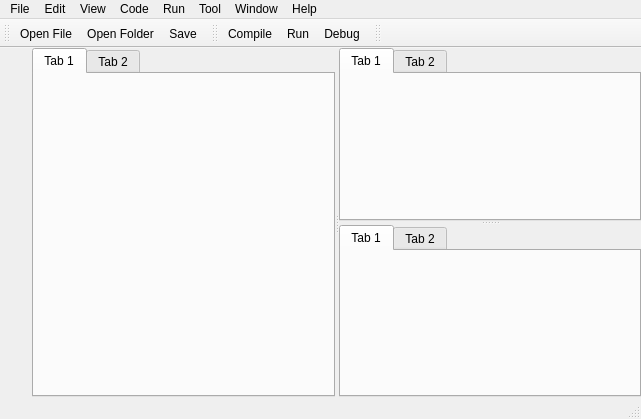
<?xml version="1.0" encoding="UTF-8"?>
<ui version="4.0">
 <class>MainWindow</class>
 <widget class="QMainWindow" name="MainWindow">
  <property name="geometry">
   <rect>
    <x>0</x>
    <y>0</y>
    <width>641</width>
    <height>419</height>
   </rect>
  </property>
  <property name="windowTitle">
   <string>XCache</string>
  </property>
  <property name="windowIcon">
   <iconset resource="svgicons.qrc">
    <normaloff>:/svgicons/svgicons/xcache-logo.svg</normaloff>:/svgicons/svgicons/xcache-logo.svg</iconset>
  </property>
  <widget class="QWidget" name="centralwidget">
   <layout class="QHBoxLayout" name="horizontalLayout">
    <property name="spacing">
     <number>0</number>
    </property>
    <property name="leftMargin">
     <number>0</number>
    </property>
    <property name="topMargin">
     <number>0</number>
    </property>
    <property name="rightMargin">
     <number>0</number>
    </property>
    <property name="bottomMargin">
     <number>0</number>
    </property>
    <item>
     <widget class="QWidget" name="widget" native="true">
      <layout class="QHBoxLayout" name="horizontalLayout_2">
       <property name="spacing">
        <number>0</number>
       </property>
       <property name="leftMargin">
        <number>0</number>
       </property>
       <property name="topMargin">
        <number>0</number>
       </property>
       <property name="rightMargin">
        <number>0</number>
       </property>
       <property name="bottomMargin">
        <number>0</number>
       </property>
       <item>
        <widget class="QWidget" name="widget_2" native="true">
         <layout class="QGridLayout" name="gridLayout">
          <property name="leftMargin">
           <number>0</number>
          </property>
          <property name="topMargin">
           <number>0</number>
          </property>
          <property name="rightMargin">
           <number>0</number>
          </property>
          <property name="bottomMargin">
           <number>0</number>
          </property>
          <property name="spacing">
           <number>0</number>
          </property>
          <item row="1" column="0">
           <widget class="QToolButton" name="toolButton_2">
            <property name="text">
             <string/>
            </property>
            <property name="icon">
             <iconset resource="svgicons.qrc">
              <normaloff>:/svgicons/svgicons/file/file.svg</normaloff>:/svgicons/svgicons/file/file.svg</iconset>
            </property>
            <property name="iconSize">
             <size>
              <width>24</width>
              <height>24</height>
             </size>
            </property>
            <property name="autoRaise">
             <bool>true</bool>
            </property>
           </widget>
          </item>
          <item row="2" column="0">
           <widget class="QToolButton" name="toolButton_3">
            <property name="text">
             <string/>
            </property>
            <property name="icon">
             <iconset resource="svgicons.qrc">
              <normaloff>:/svgicons/svgicons/tool/run.svg</normaloff>:/svgicons/svgicons/tool/run.svg</iconset>
            </property>
            <property name="iconSize">
             <size>
              <width>24</width>
              <height>24</height>
             </size>
            </property>
            <property name="autoRaise">
             <bool>true</bool>
            </property>
           </widget>
          </item>
          <item row="3" column="0">
           <widget class="QToolButton" name="toolButton_4">
            <property name="text">
             <string/>
            </property>
            <property name="icon">
             <iconset resource="svgicons.qrc">
              <normaloff>:/svgicons/svgicons/tool/plugin.svg</normaloff>:/svgicons/svgicons/tool/plugin.svg</iconset>
            </property>
            <property name="iconSize">
             <size>
              <width>24</width>
              <height>24</height>
             </size>
            </property>
            <property name="autoRaise">
             <bool>true</bool>
            </property>
           </widget>
          </item>
          <item row="4" column="0">
           <spacer name="verticalSpacer">
            <property name="orientation">
             <enum>Qt::Vertical</enum>
            </property>
            <property name="sizeHint" stdset="0">
             <size>
              <width>20</width>
              <height>40</height>
             </size>
            </property>
           </spacer>
          </item>
          <item row="5" column="0">
           <widget class="QToolButton" name="toolButton_5">
            <property name="text">
             <string/>
            </property>
            <property name="icon">
             <iconset resource="svgicons.qrc">
              <normaloff>:/svgicons/svgicons/tool/settings.svg</normaloff>:/svgicons/svgicons/tool/settings.svg</iconset>
            </property>
            <property name="iconSize">
             <size>
              <width>24</width>
              <height>24</height>
             </size>
            </property>
            <property name="autoRaise">
             <bool>true</bool>
            </property>
           </widget>
          </item>
          <item row="0" column="0">
           <widget class="QToolButton" name="toolButton">
            <property name="text">
             <string/>
            </property>
            <property name="icon">
             <iconset resource="svgicons.qrc">
              <normaloff>:/svgicons/svgicons/folder.svg</normaloff>:/svgicons/svgicons/folder.svg</iconset>
            </property>
            <property name="iconSize">
             <size>
              <width>24</width>
              <height>24</height>
             </size>
            </property>
            <property name="autoRaise">
             <bool>true</bool>
            </property>
           </widget>
          </item>
         </layout>
        </widget>
       </item>
       <item>
        <widget class="QSplitter" name="splitter">
         <property name="orientation">
          <enum>Qt::Horizontal</enum>
         </property>
         <widget class="QTabWidget" name="tabWidget">
          <property name="currentIndex">
           <number>0</number>
          </property>
          <widget class="QWidget" name="tab">
           <attribute name="title">
            <string>Tab 1</string>
           </attribute>
          </widget>
          <widget class="QWidget" name="tab_2">
           <attribute name="title">
            <string>Tab 2</string>
           </attribute>
          </widget>
         </widget>
         <widget class="QSplitter" name="splitter_2">
          <property name="orientation">
           <enum>Qt::Vertical</enum>
          </property>
          <widget class="QTabWidget" name="tabWidget_2">
           <property name="currentIndex">
            <number>0</number>
           </property>
           <widget class="QWidget" name="tab_3">
            <attribute name="title">
             <string>Tab 1</string>
            </attribute>
           </widget>
           <widget class="QWidget" name="tab_4">
            <attribute name="title">
             <string>Tab 2</string>
            </attribute>
           </widget>
          </widget>
          <widget class="QTabWidget" name="tabWidget_3">
           <property name="currentIndex">
            <number>0</number>
           </property>
           <widget class="QWidget" name="tab_5">
            <attribute name="title">
             <string>Tab 1</string>
            </attribute>
           </widget>
           <widget class="QWidget" name="tab_6">
            <attribute name="title">
             <string>Tab 2</string>
            </attribute>
           </widget>
          </widget>
         </widget>
        </widget>
       </item>
      </layout>
     </widget>
    </item>
   </layout>
  </widget>
  <widget class="QMenuBar" name="menubar">
   <property name="geometry">
    <rect>
     <x>0</x>
     <y>0</y>
     <width>641</width>
     <height>22</height>
    </rect>
   </property>
   <widget class="QMenu" name="menuFile">
    <property name="title">
     <string>File</string>
    </property>
    <addaction name="actionOpen"/>
    <addaction name="actionOpen_Folder"/>
    <addaction name="separator"/>
    <addaction name="actionSave"/>
    <addaction name="actionSave_As"/>
    <addaction name="actionSave_All"/>
    <addaction name="separator"/>
    <addaction name="actionClose"/>
    <addaction name="actionClose_Project"/>
    <addaction name="actionClose_All"/>
    <addaction name="separator"/>
    <addaction name="actionPrint"/>
    <addaction name="separator"/>
    <addaction name="actionExit"/>
   </widget>
   <widget class="QMenu" name="menuEdit">
    <property name="title">
     <string>Edit</string>
    </property>
    <addaction name="actionUndo"/>
    <addaction name="actionRedo"/>
    <addaction name="separator"/>
    <addaction name="actionCut"/>
    <addaction name="actionCopy"/>
    <addaction name="actionPaste"/>
    <addaction name="actionSelect_All"/>
    <addaction name="separator"/>
    <addaction name="actionFind"/>
    <addaction name="actionReplace"/>
    <addaction name="separator"/>
    <addaction name="actionFind_in_Files"/>
    <addaction name="actionReplace_in_Files"/>
    <addaction name="separator"/>
    <addaction name="actionToggle_Line_Comment"/>
    <addaction name="actionToggle_Block_Comment"/>
    <addaction name="actionExpand_Abbreviation"/>
   </widget>
   <widget class="QMenu" name="menuView">
    <property name="title">
     <string>View</string>
    </property>
   </widget>
   <widget class="QMenu" name="menuExecute">
    <property name="title">
     <string>Run</string>
    </property>
    <addaction name="actionCompile"/>
    <addaction name="actionRun"/>
    <addaction name="actionCompile_Run"/>
    <addaction name="actionRebuild_All"/>
    <addaction name="separator"/>
    <addaction name="actionCompile_Configure"/>
    <addaction name="actionRunning_Parameters"/>
    <addaction name="separator"/>
    <addaction name="actionDebug"/>
   </widget>
   <widget class="QMenu" name="menuTools">
    <property name="title">
     <string>Tool</string>
    </property>
    <addaction name="actionOptions"/>
   </widget>
   <widget class="QMenu" name="menuWindow">
    <property name="title">
     <string>Window</string>
    </property>
   </widget>
   <widget class="QMenu" name="menuHelp">
    <property name="title">
     <string>Help</string>
    </property>
    <addaction name="actionAbout"/>
   </widget>
   <widget class="QMenu" name="menu">
    <property name="title">
     <string>Code</string>
    </property>
   </widget>
   <addaction name="menuFile"/>
   <addaction name="menuEdit"/>
   <addaction name="menuView"/>
   <addaction name="menu"/>
   <addaction name="menuExecute"/>
   <addaction name="menuTools"/>
   <addaction name="menuWindow"/>
   <addaction name="menuHelp"/>
  </widget>
  <widget class="QToolBar" name="toolBar">
   <property name="windowTitle">
    <string>toolBar</string>
   </property>
   <attribute name="toolBarArea">
    <enum>TopToolBarArea</enum>
   </attribute>
   <attribute name="toolBarBreak">
    <bool>false</bool>
   </attribute>
   <addaction name="actionOpen"/>
   <addaction name="actionOpen_Folder"/>
   <addaction name="actionSave"/>
  </widget>
  <widget class="QToolBar" name="toolBar_2">
   <property name="windowTitle">
    <string>toolBar_2</string>
   </property>
   <attribute name="toolBarArea">
    <enum>TopToolBarArea</enum>
   </attribute>
   <attribute name="toolBarBreak">
    <bool>false</bool>
   </attribute>
   <addaction name="actionCompile"/>
   <addaction name="actionRun"/>
   <addaction name="actionDebug"/>
  </widget>
  <widget class="QToolBar" name="toolBar_3">
   <property name="windowTitle">
    <string>toolBar_3</string>
   </property>
   <attribute name="toolBarArea">
    <enum>TopToolBarArea</enum>
   </attribute>
   <attribute name="toolBarBreak">
    <bool>false</bool>
   </attribute>
  </widget>
  <widget class="QStatusBar" name="statusbar"/>
  <action name="actionAbout">
   <property name="icon">
    <iconset resource="svgicons.qrc">
     <normaloff>:/svgicons/svgicons/xcache-logo.svg</normaloff>:/svgicons/svgicons/xcache-logo.svg</iconset>
   </property>
   <property name="text">
    <string>About</string>
   </property>
  </action>
  <action name="actionOptions">
   <property name="icon">
    <iconset resource="svgicons.qrc">
     <normaloff>:/svgicons/svgicons/tool/settings.svg</normaloff>:/svgicons/svgicons/tool/settings.svg</iconset>
   </property>
   <property name="text">
    <string>Option</string>
   </property>
  </action>
  <action name="actionOpen">
   <property name="icon">
    <iconset resource="svgicons.qrc">
     <normaloff>:/svgicons/svgicons/file/file.svg</normaloff>:/svgicons/svgicons/file/file.svg</iconset>
   </property>
   <property name="text">
    <string>Open File</string>
   </property>
  </action>
  <action name="actionOpen_Folder">
   <property name="icon">
    <iconset resource="svgicons.qrc">
     <normaloff>:/svgicons/svgicons/folder.svg</normaloff>:/svgicons/svgicons/folder.svg</iconset>
   </property>
   <property name="text">
    <string>Open Folder</string>
   </property>
  </action>
  <action name="actionSave">
   <property name="icon">
    <iconset resource="svgicons.qrc">
     <normaloff>:/svgicons/svgicons/saveall.svg</normaloff>:/svgicons/svgicons/saveall.svg</iconset>
   </property>
   <property name="text">
    <string>Save</string>
   </property>
  </action>
  <action name="actionSave_As">
   <property name="icon">
    <iconset resource="svgicons.qrc">
     <normaloff>:/svgicons/svgicons/saveall.svg</normaloff>:/svgicons/svgicons/saveall.svg</iconset>
   </property>
   <property name="text">
    <string>Save As</string>
   </property>
  </action>
  <action name="actionSave_All">
   <property name="icon">
    <iconset resource="svgicons.qrc">
     <normaloff>:/svgicons/svgicons/saveall.svg</normaloff>:/svgicons/svgicons/saveall.svg</iconset>
   </property>
   <property name="text">
    <string>Save All</string>
   </property>
  </action>
  <action name="actionClose">
   <property name="icon">
    <iconset resource="svgicons.qrc">
     <normaloff>:/svgicons/svgicons/close.svg</normaloff>:/svgicons/svgicons/close.svg</iconset>
   </property>
   <property name="text">
    <string>Close</string>
   </property>
  </action>
  <action name="actionClose_Project">
   <property name="icon">
    <iconset resource="svgicons.qrc">
     <normaloff>:/svgicons/svgicons/close.svg</normaloff>:/svgicons/svgicons/close.svg</iconset>
   </property>
   <property name="text">
    <string>Close Project</string>
   </property>
  </action>
  <action name="actionClose_All">
   <property name="icon">
    <iconset resource="svgicons.qrc">
     <normaloff>:/svgicons/svgicons/close.svg</normaloff>:/svgicons/svgicons/close.svg</iconset>
   </property>
   <property name="text">
    <string>Close All</string>
   </property>
  </action>
  <action name="actionPrint">
   <property name="icon">
    <iconset resource="svgicons.qrc">
     <normaloff>:/svgicons/svgicons/tool/print.svg</normaloff>:/svgicons/svgicons/tool/print.svg</iconset>
   </property>
   <property name="text">
    <string>Print</string>
   </property>
  </action>
  <action name="actionExit">
   <property name="icon">
    <iconset resource="svgicons.qrc">
     <normaloff>:/svgicons/svgicons/tool/debug_break.svg</normaloff>:/svgicons/svgicons/tool/debug_break.svg</iconset>
   </property>
   <property name="text">
    <string>Exit</string>
   </property>
  </action>
  <action name="actionCompile">
   <property name="icon">
    <iconset resource="svgicons.qrc">
     <normaloff>:/svgicons/svgicons/tool/build.svg</normaloff>:/svgicons/svgicons/tool/build.svg</iconset>
   </property>
   <property name="text">
    <string>Compile</string>
   </property>
  </action>
  <action name="actionRun">
   <property name="icon">
    <iconset resource="svgicons.qrc">
     <normaloff>:/svgicons/svgicons/tool/run.svg</normaloff>:/svgicons/svgicons/tool/run.svg</iconset>
   </property>
   <property name="text">
    <string>Run</string>
   </property>
  </action>
  <action name="actionCompile_Run">
   <property name="text">
    <string>Compile &amp;&amp; Run</string>
   </property>
  </action>
  <action name="actionRebuild_All">
   <property name="text">
    <string>Rebuild All</string>
   </property>
  </action>
  <action name="actionRunning_Parameters">
   <property name="icon">
    <iconset resource="svgicons.qrc">
     <normaloff>:/svgicons/svgicons/tool/settings.svg</normaloff>:/svgicons/svgicons/tool/settings.svg</iconset>
   </property>
   <property name="text">
    <string>Run Configure</string>
   </property>
  </action>
  <action name="actionDebug">
   <property name="icon">
    <iconset resource="svgicons.qrc">
     <normaloff>:/svgicons/svgicons/tool/debug.svg</normaloff>:/svgicons/svgicons/tool/debug.svg</iconset>
   </property>
   <property name="text">
    <string>Debug</string>
   </property>
  </action>
  <action name="actionUndo">
   <property name="text">
    <string>Undo</string>
   </property>
  </action>
  <action name="actionRedo">
   <property name="text">
    <string>Redo</string>
   </property>
  </action>
  <action name="actionCut">
   <property name="text">
    <string>Cut</string>
   </property>
  </action>
  <action name="actionCopy">
   <property name="text">
    <string>Copy</string>
   </property>
  </action>
  <action name="actionPaste">
   <property name="text">
    <string>Paste</string>
   </property>
  </action>
  <action name="actionFind">
   <property name="text">
    <string>Find</string>
   </property>
  </action>
  <action name="actionReplace">
   <property name="text">
    <string>Replace</string>
   </property>
  </action>
  <action name="actionFind_in_Files">
   <property name="text">
    <string>Find in File</string>
   </property>
  </action>
  <action name="actionReplace_in_Files">
   <property name="text">
    <string>Replace in File</string>
   </property>
  </action>
  <action name="actionToggle_Line_Comment">
   <property name="text">
    <string>Toggle Line Comment</string>
   </property>
  </action>
  <action name="actionToggle_Block_Comment">
   <property name="text">
    <string>Toggle Block Comment</string>
   </property>
  </action>
  <action name="actionExpand_Abbreviation">
   <property name="text">
    <string>Expand Abbreviation</string>
   </property>
  </action>
  <action name="actionCompile_Configure">
   <property name="icon">
    <iconset resource="svgicons.qrc">
     <normaloff>:/svgicons/svgicons/tool/settings.svg</normaloff>:/svgicons/svgicons/tool/settings.svg</iconset>
   </property>
   <property name="text">
    <string>Compile Configure</string>
   </property>
  </action>
  <action name="actionSelect_All">
   <property name="text">
    <string>Select All</string>
   </property>
  </action>
  <action name="actionAbout_Qt">
   <property name="text">
    <string>About Qt</string>
   </property>
  </action>
 </widget>
 <resources>
  <include location="svgicons.qrc"/>
 </resources>
 <connections/>
</ui>
